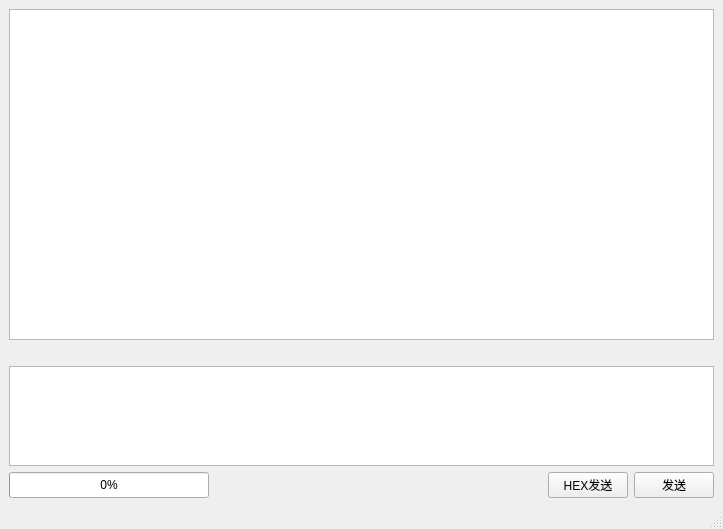
<?xml version="1.0" encoding="UTF-8"?>
<ui version="4.0">
 <class>debugWindow</class>
 <widget class="QMainWindow" name="debugWindow">
  <property name="geometry">
   <rect>
    <x>0</x>
    <y>0</y>
    <width>723</width>
    <height>529</height>
   </rect>
  </property>
  <property name="windowTitle">
   <string>MainWindow</string>
  </property>
  <widget class="QWidget" name="centralwidget">
   <layout class="QVBoxLayout" name="verticalLayout">
    <item>
     <widget class="QTextBrowser" name="txb_message"/>
    </item>
    <item>
     <layout class="QHBoxLayout" name="horizontalLayout_2">
      <item>
       <spacer name="horizontalSpacer_2">
        <property name="orientation">
         <enum>Qt::Horizontal</enum>
        </property>
        <property name="sizeHint" stdset="0">
         <size>
          <width>40</width>
          <height>20</height>
         </size>
        </property>
       </spacer>
      </item>
     </layout>
    </item>
    <item>
     <widget class="QTextBrowser" name="txb_send">
      <property name="maximumSize">
       <size>
        <width>16777215</width>
        <height>100</height>
       </size>
      </property>
      <property name="cursor" stdset="0">
       <cursorShape>IBeamCursor</cursorShape>
      </property>
      <property name="readOnly">
       <bool>false</bool>
      </property>
     </widget>
    </item>
    <item>
     <layout class="QHBoxLayout" name="horizontalLayout">
      <item>
       <widget class="QProgressBar" name="pgb_download">
        <property name="maximumSize">
         <size>
          <width>200</width>
          <height>200</height>
         </size>
        </property>
        <property name="value">
         <number>0</number>
        </property>
        <property name="alignment">
         <set>Qt::AlignCenter</set>
        </property>
        <property name="textVisible">
         <bool>true</bool>
        </property>
        <property name="orientation">
         <enum>Qt::Horizontal</enum>
        </property>
        <property name="textDirection">
         <enum>QProgressBar::TopToBottom</enum>
        </property>
       </widget>
      </item>
      <item>
       <spacer name="horizontalSpacer">
        <property name="orientation">
         <enum>Qt::Horizontal</enum>
        </property>
        <property name="sizeHint" stdset="0">
         <size>
          <width>40</width>
          <height>20</height>
         </size>
        </property>
       </spacer>
      </item>
      <item>
       <widget class="QPushButton" name="btn_hex_send">
        <property name="text">
         <string>HEX发送</string>
        </property>
       </widget>
      </item>
      <item>
       <widget class="QPushButton" name="btn_send">
        <property name="text">
         <string>发送</string>
        </property>
       </widget>
      </item>
     </layout>
    </item>
   </layout>
   <zorder>txb_send</zorder>
   <zorder>txb_message</zorder>
  </widget>
  <widget class="QMenuBar" name="menubar">
   <property name="geometry">
    <rect>
     <x>0</x>
     <y>0</y>
     <width>723</width>
     <height>23</height>
    </rect>
   </property>
  </widget>
  <widget class="QStatusBar" name="statusbar"/>
 </widget>
 <resources/>
 <connections/>
</ui>
